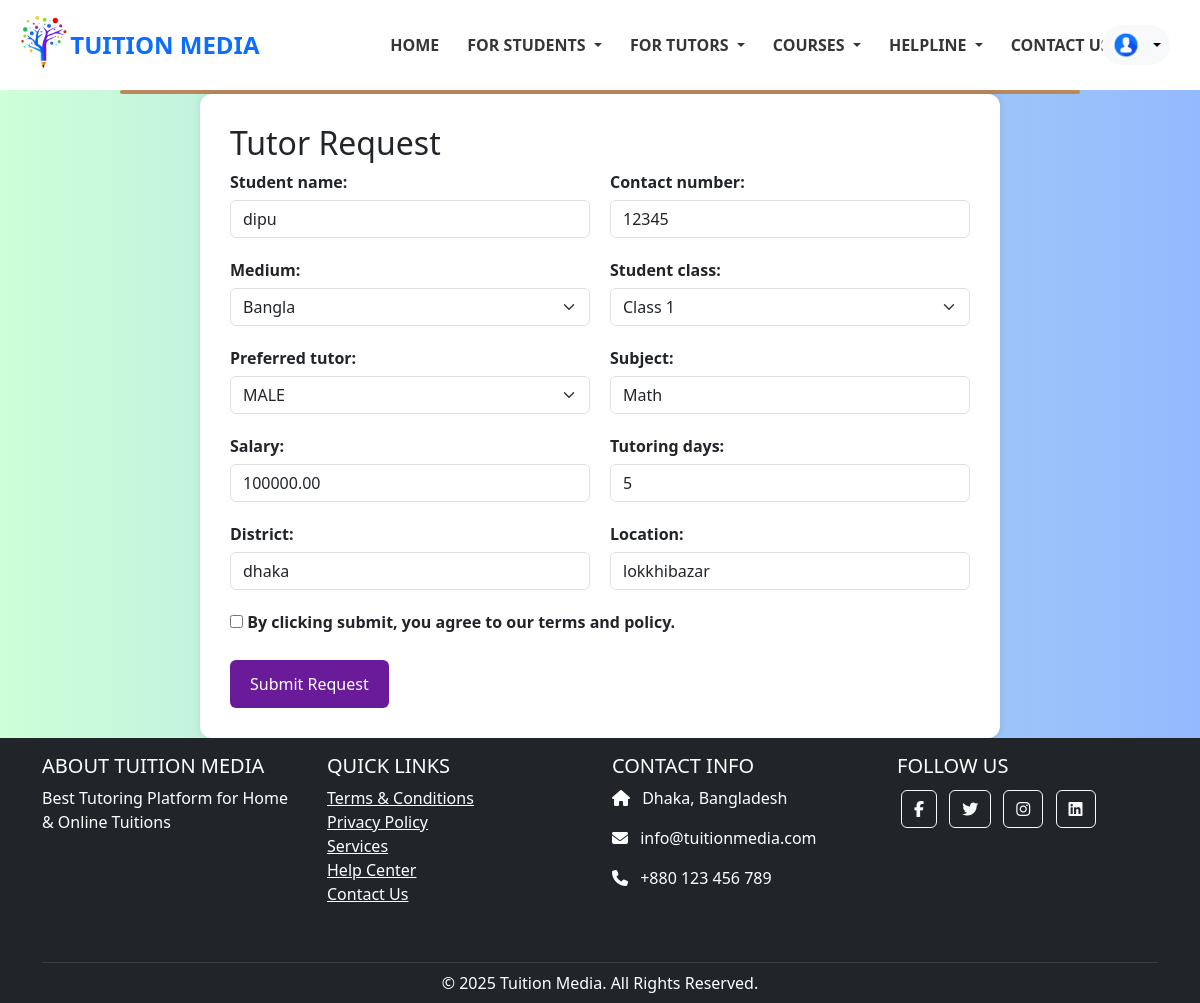
The page /update/2 (signed in) on the database its author committed.
### students/models.py (models this page shows, shortened)
class tutor_request_post(models.Model):
    CLASS_CHOICES = [
        ('Class 1', 'Class 1'),
        ('Class 2', 'Class 2'),
        ('Class 3', 'Class 3'),
        ('Class 4', 'Class 4'),
        ('Class 5', 'Class 5'),
        ('Class 6', 'Class 6'),
        ('Class 7', 'Class 7'),
        ('Class 8', 'Class 8'),
        ('Class 9', 'Class 9'),
        ('Class 10', 'Class 10'),
        ('HSC 1st Year', 'HSC 1st Year'),
        ('HSC 2nd Year', 'HSC 2nd Year'),
    ]
    MEDIUM_CHOICES = [
        ('Bangla', 'Bangla'),
        ('English', 'English'),
    ]
    GENDER_CHOICES = [
        ('MALE', 'MALE'),
        ('FEMALE', 'FEMALE'),
        ('MALE/FEMALE', 'MALE/FEMALE'),
    ]
    student_name = models.CharField(max_length=100)  # blank=False by default
    contact_number = models.CharField(max_length=20, blank=True, null=True)  # Optional
    medium = models.CharField(max_length=20, choices=MEDIUM_CHOICES,default='Bangla')  # Required choice
    student_class = models.CharField(max_length=30, choices=CLASS_CHOICES,default='class 10')  # Required choice
    preferred_tutor = models.CharField(max_length=20, choices=GENDER_CHOICES,default='MALE')  # Required choice
    subject = models.CharField(max_length=100, blank=True, null=True)
    salary = models.DecimalField(max_digits=10, decimal_places=2, blank=True, null=True)
    tutoring_days = models.CharField(max_length=100, blank=True, null=True)
    district = models.CharField(max_length=100, blank=True, null=True)
    location = models.CharField(max_length=100, blank=True, null=True)
    timestamp = models.DateTimeField(auto_now_add=True)

### tutors/views.py (the view)
# urls.py: path('update/<str:id>',tutors_view.update, name='update'),
def update(request,id):
    posts= tutor_request_post.objects.get(pk=id)
    form=TutorRequestForm(instance=posts)
    if request.method=='POST':
        form = TutorRequestForm(request.POST,instance=posts)
        if form.is_valid():
            form.save()
            return redirect('find_tuitions')
    context={
        'form':form,
    }
    return render(request,template_name='tutors/update.html',context=context)

### students/forms.py
class TutorRequestForm(forms.ModelForm):
    class Meta:
        model = tutor_request_post
        fields = '__all__'
        widgets = {
            'student_name': forms.TextInput(attrs={'class': 'form-control', 'placeholder': 'Student Name'}),
            'contact_number': forms.TextInput(attrs={'class': 'form-control', 'placeholder': 'Contact Number'}),
            'medium': forms.Select(attrs={'class': 'form-select'}),
            'student_class': forms.Select(attrs={'class': 'form-select'}),
            'preferred_tutor': forms.Select(attrs={'class': 'form-select'}),
            'subject': forms.TextInput(attrs={'class': 'form-control', 'placeholder': 'Subject'}),
            'salary': forms.NumberInput(attrs={'class': 'form-control', 'placeholder': 'Expected Salary'}),
            'tutoring_days': forms.TextInput(attrs={'class': 'form-control', 'placeholder': 'Tutoring Days (e.g., Sun, Tue, Thu)'}),
            'district': forms.TextInput(attrs={'class': 'form-control', 'placeholder': 'District'}),
            'location': forms.TextInput(attrs={'class': 'form-control', 'placeholder': 'Location'}),
        }

### template/tutors/update.html (shortened to what this page needs)
{% extends 'base.html' %}
{% block content %}
<div class="form-container">
  <h2>Tutor Request</h2>
  <form method="POST">
    <div class="form-row">
      <div class="form-group">
        {{ form.student_name.label_tag }}
        {{ form.student_name }}
      </div>
      <div class="form-group">
        {{ form.contact_number.label_tag }}
        {{ form.contact_number }}
      </div>
    </div>
    <div class="form-row">
      <div class="form-group">
        {{ form.medium.label_tag }}
        {{ form.medium }}
      </div>
      <div class="form-group">
        {{ form.student_class.label_tag }}
        {{ form.student_class }}
      </div>
    </div>
    <div class="form-row">
      <div class="form-group">
        {{ form.preferred_tutor.label_tag }}
        {{ form.preferred_tutor }}
      </div>
      <div class="form-group">
        {{ form.subject.label_tag }}
        {{ form.subject }}
      </div>
    </div>
    <div class="form-row">
      <div class="form-group">
        {{ form.salary.label_tag }}
        {{ form.salary }}
      </div>
      <div class="form-group">
        {{ form.tutoring_days.label_tag }}
        {{ form.tutoring_days }}
      </div>
    </div>
    <div class="form-row">
      <div class="form-group">
        {{ form.district.label_tag }}
        {{ form.district }}
      </div>
      <div class="form-group">
        {{ form.location.label_tag }}
        {{ form.location }}
      </div>
    </div>
    <div class="checkbox-group">
      <label>
        <input type="checkbox" required>
        By clicking submit, you agree to our terms and policy.
      </label>
    </div>
    <button type="submit" class="submit-btn" name="request_tutor">Submit Request</button>
  </form>
</div>
{% endblock %}

### static/CSS/navbar.css (style rules this page uses)
body { margin: 0; padding: 0; background: linear-gradient(to right, #cdffd8, #94b9ff); font-family: 'Segoe UI', sans-serif; }

### template/tutors/update.html (style rules this page uses)
.form-container { max-width: 800px; margin: auto; background: #fff; padding: 30px; border-radius: 12px; box-shadow: 0 0 10px rgba(0,0,0,0.1); }
.form-row { display: flex; justify-content: space-between; gap: 20px; margin-bottom: 20px; }
.form-group { flex: 1; display: flex; flex-direction: column; }
label { font-weight: bold; margin-bottom: 6px; }
input, select { padding: 10px; border: 1px solid #ccc; border-radius: 6px; font-size: 16px; }
.checkbox-group { margin: 20px 0; }
.submit-btn { background-color: #6a1b9a; color: white; padding: 12px 20px; border: none; border-radius: 6px; font-size: 16px; cursor: pointer; }

### rows shown on the page
tutor_request_post: student_name "dipu", contact_number "12345", medium "Bangla", student_class "Class 1", preferred_tutor "MALE", subject "Math", salary "100000.00", tutoring_days "5", district "dhaka", location "lokkhibazar"
